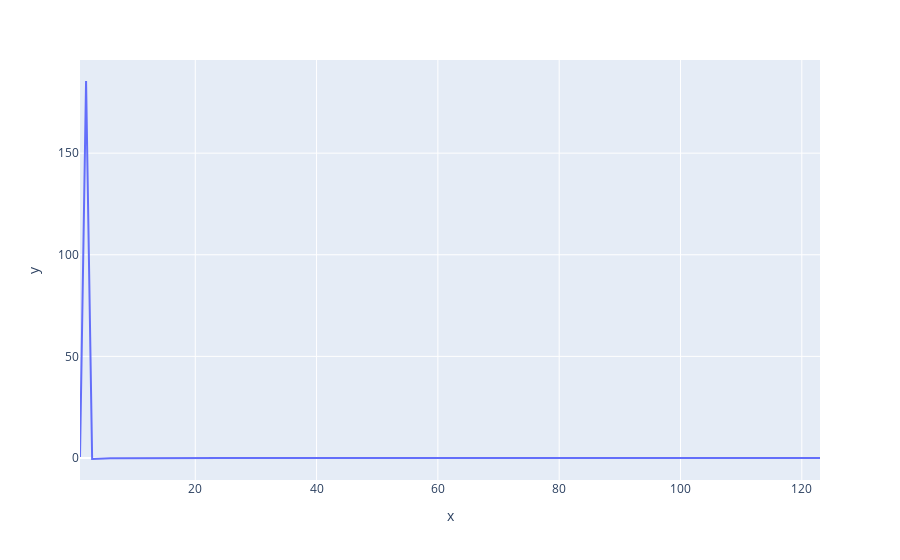

Notebook cell for this chart:
### Code cell
fig = px.line(x=np.arange(1,124), y=itr_ro[1,:,5]/itr_gd[:,5])
fig.show()
